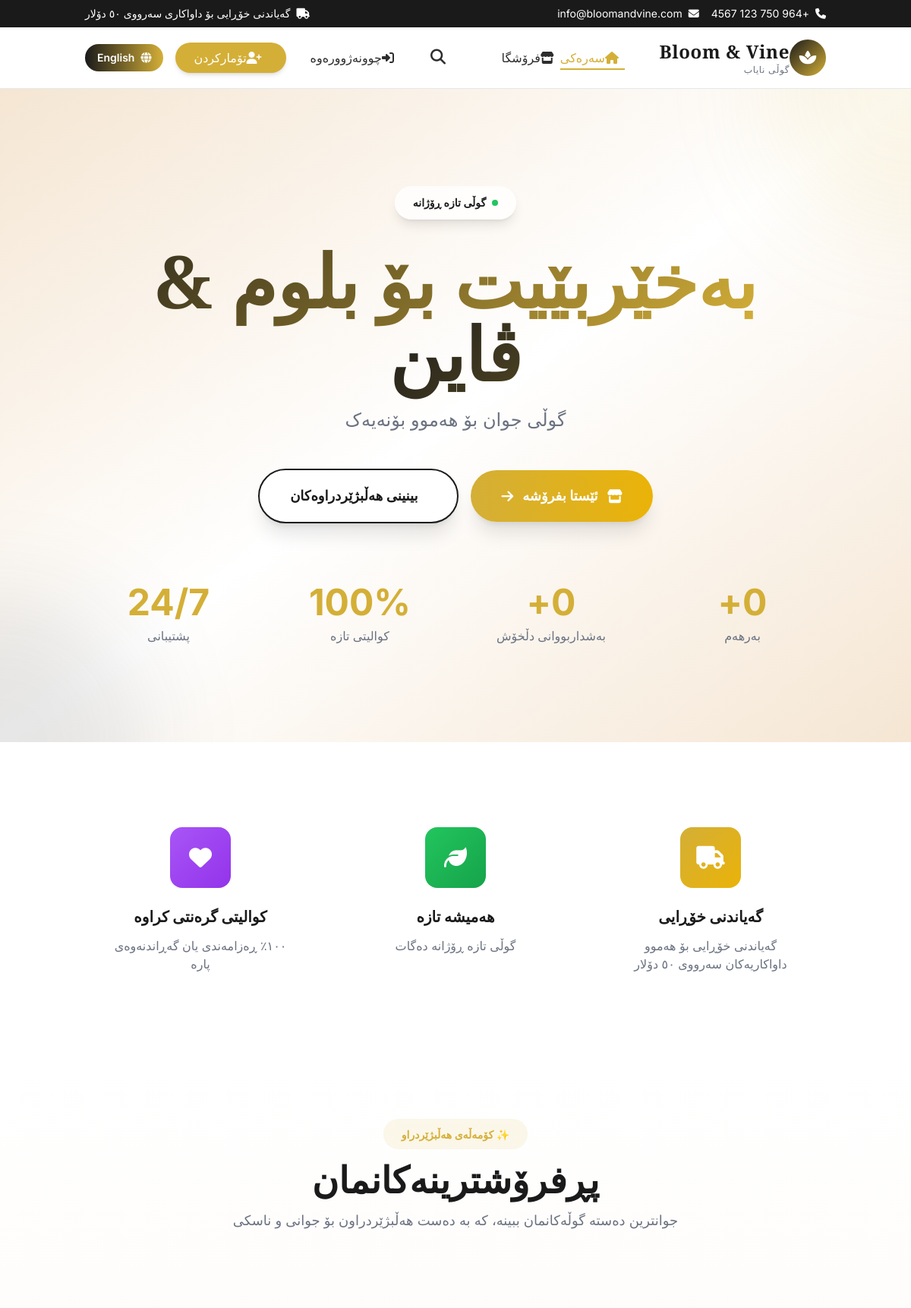
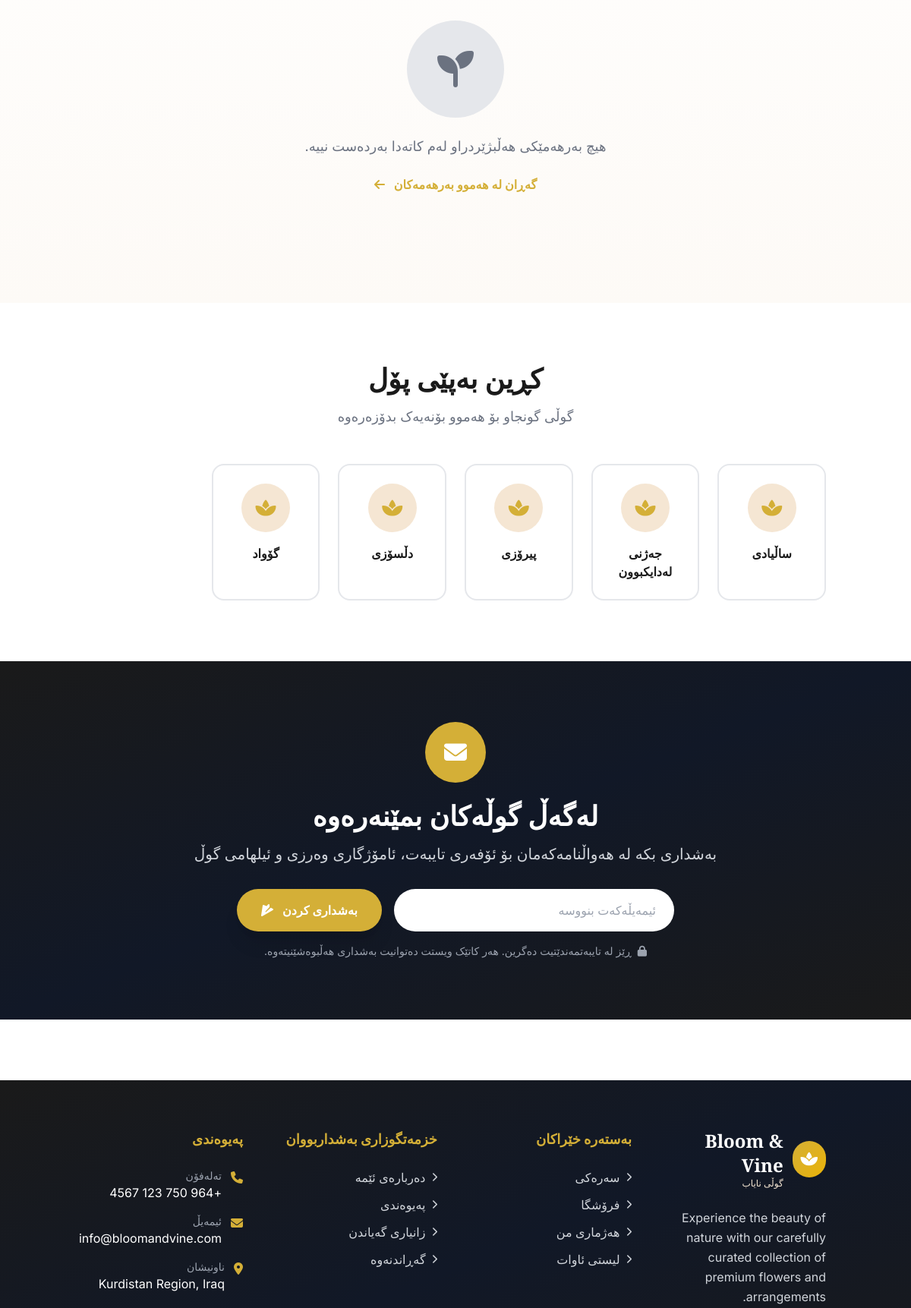
The page /?lang=ku (upper part) on the database its author committed (2 pictures, top to bottom).
### tables this page shows
CREATE TABLE IF NOT EXISTS `categories` (
  `id` INT(11) UNSIGNED NOT NULL AUTO_INCREMENT,
  `name_en` VARCHAR(255) NOT NULL,
  `name_ku` VARCHAR(255) NOT NULL,
  `slug` VARCHAR(255) NOT NULL,
  `created_at` TIMESTAMP NOT NULL DEFAULT CURRENT_TIMESTAMP,
  PRIMARY KEY (`id`),
  UNIQUE KEY `slug` (`slug`),
  KEY `name_en` (`name_en`)
);

### src/functions.php (called while the page is built, shortened)
<?php
function e(?string $string, int $flags = ENT_QUOTES | ENT_HTML5): string {
    return htmlspecialchars($string, $flags, 'UTF-8');
}
function getCurrentLang(): string {
    return $_SESSION['lang'] ?? 'en';
}
function isRTL(): bool {
    return getCurrentLang() === 'ku';
}
function getHtmlDir(): string {
    return isRTL() ? 'rtl' : 'ltr';
}
function loadTranslations(): array {
    $lang = getCurrentLang();
    $translationFile = __DIR__ . "/translations/{$lang}.php";
    if (file_exists($translationFile)) {
        return require $translationFile;
    }
    return require __DIR__ . '/translations/en.php';
}
function t(string $key, array $replacements = []): string {
    static $translations = null;
    if ($translations === null) {
        $translations = loadTranslations();
    }
    $text = $translations[$key] ?? $key;
    return $text;
}
function getCategoryName(array $category): string {
    $lang = getCurrentLang();
    return $lang === 'ku' ? $category['name_ku'] : $category['name_en'];
}

### index.php (the view, shortened to what this page needs)
<?php
require_once __DIR__ . '/src/functions.php';
require_once __DIR__ . '/src/components.php';
$pdo = getDB();
$stmt = $pdo->query('SELECT p.*, c.name_en as category_name_en, c.name_ku as category_name_ku
                     FROM products p
                     JOIN categories c ON p.category_id = c.id
                     WHERE p.is_featured = 1 AND p.stock_qty > 0
                     ORDER BY p.created_at DESC
                     LIMIT 8');
$featuredProducts = $stmt->fetchAll();
$stmt = $pdo->query('SELECT id, name_en, name_ku, slug FROM categories ORDER BY name_en');
$categories = $stmt->fetchAll();
$lang = getCurrentLang();
$dir = getHtmlDir();
?>
<!DOCTYPE html>
<html lang="<?= e($lang) ?>" dir="<?= e($dir) ?>">
<head>
    <script src="https://cdn.tailwindcss.com"></script>
</head>
<body class="bg-white min-h-screen" style="font-family: 'Inter', 'Segoe UI', sans-serif;">
    <?php include __DIR__ . '/src/header.php'; ?>
    <section class="relative bg-gradient-to-br from-luxury-accentLight via-white to-luxury-accentLight overflow-hidden">
        <div class="absolute top-0 start-0 w-96 h-96 bg-luxury-accent/10 rounded-full blur-3xl ltr:-translate-x-1/2 rtl:translate-x-1/2 -translate-y-1/2"></div>
        <div class="absolute bottom-0 end-0 w-96 h-96 bg-luxury-primary/10 rounded-full blur-3xl ltr:translate-x-1/2 rtl:-translate-x-1/2 translate-y-1/2"></div>
        <div class="relative container mx-auto px-6 py-24 md:py-32">
            <div class="max-w-5xl mx-auto text-center">
                <div class="inline-flex items-center gap-2 bg-white/80 backdrop-blur-sm px-6 py-3 rounded-full shadow-lg mb-8 animate-fade-in">
                    <span class="w-2 h-2 bg-green-500 rounded-full animate-pulse"></span>
                    <span class="text-luxury-primary font-semibold text-sm"><?= e(t('fresh_flowers_daily')) ?></span>
                </div>
                <h1 class="text-5xl md:text-7xl lg:text-8xl font-luxury font-bold mb-6 leading-tight animate-slide-up">
                    <span class="gradient-text"><?= e(t('hero_title')) ?></span>
                </h1>
                <p class="text-xl md:text-2xl text-luxury-textLight mb-12 font-light leading-relaxed max-w-3xl mx-auto animate-slide-up" style="animation-delay: 0.1s">
                    <?= e(t('hero_subtitle')) ?>
                </p>
                <div class="flex flex-col sm:flex-row gap-4 justify-center items-center animate-slide-up" style="animation-delay: 0.2s">
                    <a href="shop.php"
                       class="group inline-flex items-center gap-3 bg-gradient-to-r from-luxury-accent to-yellow-500 text-white px-10 py-5 rounded-full hover:from-yellow-500 hover:to-luxury-accent transition-all duration-300 font-semibold text-lg shadow-xl hover:shadow-2xl transform hover:-translate-y-1">
                        <i class="fas fa-store"></i>
                        <?= e(t('hero_cta')) ?>
                        <i class="fas fa-arrow-right group-hover:translate-x-1 rtl:group-hover:-translate-x-1 transition-transform"></i>
                    </a>
                    <a href="#featured"
                       class="inline-flex items-center gap-3 bg-white text-luxury-primary px-10 py-5 rounded-full hover:bg-luxury-primary hover:text-white transition-all duration-300 font-semibold text-lg shadow-xl border-2 border-luxury-primary">
                        <?= e(t('view_featured')) ?>
                    </a>
                </div>
                <div class="grid grid-cols-2 md:grid-cols-4 gap-8 mt-20 animate-fade-in" style="animation-delay: 0.3s">
                    <?php
                    $totalProducts = $pdo->query('SELECT COUNT(*) FROM products WHERE stock_qty > 0')->fetchColumn();
                    $totalCustomers = $pdo->query('SELECT COUNT(*) FROM users WHERE role = "customer"')->fetchColumn();
                    ?>
                    <div class="text-center">
                        <div class="text-4xl md:text-5xl font-bold text-luxury-accent mb-2"><?= number_format($totalProducts) ?>+</div>
                        <div class="text-luxury-textLight font-medium"><?= e(t('stats_products')) ?></div>
                    </div>
                    <div class="text-center">
                        <div class="text-4xl md:text-5xl font-bold text-luxury-accent mb-2"><?= number_format($totalCustomers) ?>+</div>
                        <div class="text-luxury-textLight font-medium"><?= e(t('stats_customers')) ?></div>
                    </div>
                    <div class="text-center">
                        <div class="text-4xl md:text-5xl font-bold text-luxury-accent mb-2">100%</div>
                        <div class="text-luxury-textLight font-medium"><?= e(t('stats_quality')) ?></div>
                    </div>
                    <div class="text-center">
                        <div class="text-4xl md:text-5xl font-bold text-luxury-accent mb-2">24/7</div>
                        <div class="text-luxury-textLight font-medium"><?= e(t('stats_support')) ?></div>
                    </div>
                </div>
            </div>
        </div>
    </section>
    <section class="py-20 bg-white">
        <div class="container mx-auto px-6">
            <div class="grid grid-cols-1 md:grid-cols-3 gap-8">
                <div class="text-center p-8 rounded-2xl hover:bg-luxury-accentLight/30 transition-all duration-300 group">
                    <div class="w-20 h-20 bg-gradient-to-br from-luxury-accent to-yellow-500 rounded-2xl flex items-center justify-center mx-auto mb-6 group-hover:scale-110 transition-transform duration-300">
                        <i class="fas fa-truck text-3xl text-white"></i>
                    </div>
                    <h3 class="text-xl font-bold text-luxury-primary mb-3"><?= e(t('feature_delivery_title')) ?></h3>
                    <p class="text-luxury-textLight"><?= e(t('feature_delivery_desc')) ?></p>
                </div>
                <div class="text-center p-8 rounded-2xl hover:bg-luxury-accentLight/30 transition-all duration-300 group">
                    <div class="w-20 h-20 bg-gradient-to-br from-green-500 to-green-600 rounded-2xl flex items-center justify-center mx-auto mb-6 group-hover:scale-110 transition-transform duration-300">
                        <i class="fas fa-leaf text-3xl text-white"></i>
                    </div>
                    <h3 class="text-xl font-bold text-luxury-primary mb-3"><?= e(t('feature_fresh_title')) ?></h3>
                    <p class="text-luxury-textLight"><?= e(t('feature_fresh_desc')) ?></p>
                </div>
                <div class="text-center p-8 rounded-2xl hover:bg-luxury-accentLight/30 transition-all duration-300 group">
                    <div class="w-20 h-20 bg-gradient-to-br from-purple-500 to-purple-600 rounded-2xl flex items-center justify-center mx-auto mb-6 group-hover:scale-110 transition-transform duration-300">
                        <i class="fas fa-heart text-3xl text-white"></i>
                    </div>
                    <h3 class="text-xl font-bold text-luxury-primary mb-3"><?= e(t('feature_quality_title')) ?></h3>
                    <p class="text-luxury-textLight"><?= e(t('feature_quality_desc')) ?></p>
                </div>
            </div>
        </div>
    </section>
    <section id="featured" class="py-20 bg-gradient-to-b from-white to-luxury-accentLight/20">
        <div class="container mx-auto px-6">
            <div class="text-center mb-16">
                <div class="inline-block bg-luxury-accent/10 px-6 py-2 rounded-full mb-4">
                    <span class="text-luxury-accent font-semibold text-sm">✨ <?= e(t('featured_collection')) ?></span>
                </div>
                <h2 class="text-4xl md:text-5xl font-luxury font-bold text-luxury-primary mb-4"><?= e(t('best_sellers_title')) ?></h2>
                <p class="text-luxury-textLight text-lg max-w-2xl mx-auto">
                    <?= e(t('best_sellers_subtitle')) ?>
                </p>
            </div>
            <?php if (empty($featuredProducts)): ?>
                <div class="text-center py-16">
                    <div class="w-32 h-32 bg-luxury-border rounded-full flex items-center justify-center mx-auto mb-6">
                        <i class="fas fa-seedling text-5xl text-luxury-textLight"></i>
                    </div>
                    <p class="text-luxury-textLight text-lg"><?= e(t('no_featured_products')) ?></p>
                    <a href="shop.php" class="inline-block mt-6 text-luxury-accent hover:text-luxury-primary font-semibold">
                        <?= e(t('explore_all_products')) ?> <i class="fas fa-arrow-right ms-2 rtl:rotate-180"></i>
                    </a>
                </div>
            <?php endif; ?>
        </div>
    </section>
    <?php if (!empty($categories)): ?>
    <section class="py-20 bg-white">
        <div class="container mx-auto px-6">
            <div class="text-center mb-12">
                <h2 class="text-4xl font-luxury font-bold text-luxury-primary mb-4"><?= e(t('shop_by_category')) ?></h2>
                <p class="text-luxury-textLight text-lg"><?= e(t('shop_by_category_subtitle')) ?></p>
            </div>
            <div class="grid grid-cols-2 md:grid-cols-3 lg:grid-cols-6 gap-6">
                <?php foreach ($categories as $category): ?>
                    <a href="shop.php?category=<?= e((string)$category['id']) ?>"
                       class="group text-center p-6 bg-white border-2 border-luxury-border rounded-2xl hover:border-luxury-accent hover:shadow-xl transition-all duration-300 transform hover:-translate-y-2">
                        <div class="w-16 h-16 bg-luxury-accentLight rounded-full flex items-center justify-center mx-auto mb-4 group-hover:bg-luxury-accent transition-colors duration-300">
                            <i class="fas fa-spa text-2xl text-luxury-accent group-hover:text-white transition-colors duration-300"></i>
                        </div>
                        <h3 class="font-semibold text-luxury-primary group-hover:text-luxury-accent transition-colors">
                            <?= e(getCategoryName($category)) ?>
                        </h3>
                    </a>
                <?php endforeach; ?>
            </div>
        </div>
    </section>
    <?php endif; ?>
    <section class="py-20 bg-gradient-to-br from-luxury-primary via-gray-900 to-luxury-primary text-white">
        <div class="container mx-auto px-6">
            <div class="max-w-3xl mx-auto text-center">
                <div class="w-20 h-20 bg-luxury-accent rounded-full flex items-center justify-center mx-auto mb-6">
                    <i class="fas fa-envelope text-3xl text-white"></i>
                </div>
                <h2 class="text-4xl font-luxury font-bold mb-4"><?= e(t('newsletter_title')) ?></h2>
                <p class="text-xl text-gray-300 mb-8">
                    <?= e(t('newsletter_subtitle')) ?>
                </p>
                <form class="flex flex-col sm:flex-row gap-4 max-w-xl mx-auto">
                    <input type="email"
                           placeholder="<?= e(t('email_placeholder')) ?>"
                           class="flex-1 px-6 py-4 rounded-full text-luxury-primary focus:outline-none focus:ring-4 focus:ring-luxury-accent/50">
                    <button type="submit"
                            class="bg-luxury-accent hover:bg-yellow-500 text-white px-8 py-4 rounded-full font-semibold transition-all duration-300 shadow-xl hover:shadow-2xl">
                        <?= e(t('subscribe_button')) ?> <i class="fas fa-paper-plane ms-2 rtl:rotate-180"></i>
                    </button>
                </form>
                <p class="text-sm text-gray-400 mt-4">
                    <i class="fas fa-lock me-2"></i><?= e(t('privacy_notice')) ?>
                </p>
            </div>
        </div>
    </section>
    <?= modernFooter() ?>
</body>
</html>

### src/header.php (style rules this page uses)
* { transition: all 0.2s ease; }

### rows shown on the page
categories: name_ku "ساڵیادی"
categories: name_ku "جەژنی لەدایکبوون"
categories: name_ku "پیرۆزی"
categories: name_ku "دڵسۆزی"
categories: name_ku "گۆواد"

### other values the page prints
t('free_shipping_notice') "گەیاندنی خۆڕایی بۆ داواکاری سەرووی ٥٠ دۆلار"
t('premium_flowers') "گوڵی نایاب"
t('nav_home') "سەرەکی"
t('nav_shop') "فرۆشگا"
t('nav_login') "چوونەژوورەوە"
t('nav_register') "تۆمارکردن"
t('fresh_flowers_daily') "گوڵی تازە ڕۆژانە"
t('hero_title') "بەخێربێیت بۆ بلوم & ڤاین"
t('hero_subtitle') "گوڵی جوان بۆ هەموو بۆنەیەک"
t('hero_cta') "ئێستا بفرۆشە"
t('view_featured') "بینینی هەڵبژێردراوەکان"
$totalProducts "0"
t('stats_products') "بەرهەم"
$totalCustomers "0"
t('stats_customers') "بەشداربووانی دڵخۆش"
